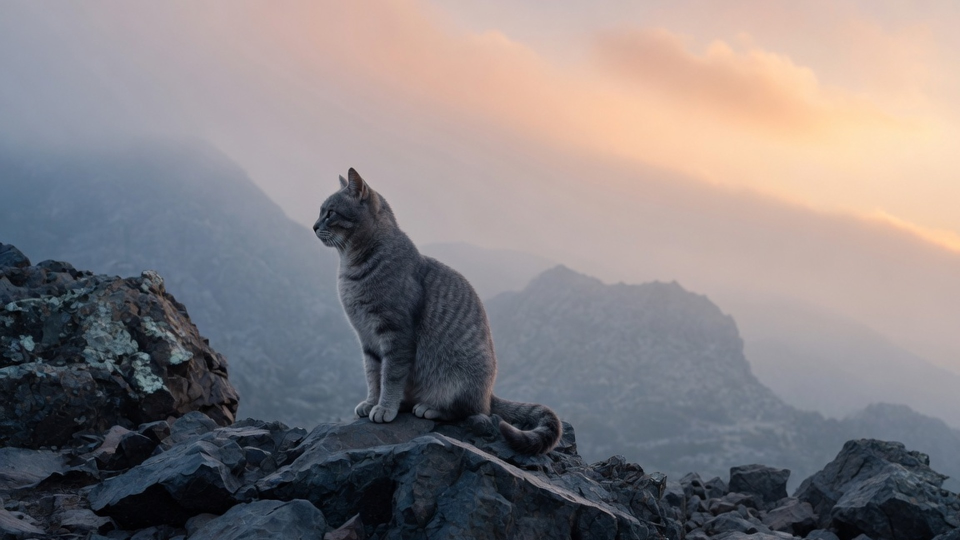
#> input picture archiso/airootfs/usr/share/backgrounds/synapseos/desktop.png, 1920 x 1080 px (shown at 1/2 size)
$ python gen-frost.py
#> lines starting #> are read from the running program, lines starting #| are printed output that depends on the picture
#!/usr/bin/env python3
"""Bake a wallpaper-aligned frost cache from desktop.png.

Live KWin blur is a dual-kawase downsample. Doing that once at build
time gives every translucent window a spatially correct frosted backdrop
with a single texture sample — no virgl dmabuf, no per-frame kawase.
The sharp desktop.png stays the Plasma wallpaper when live blur works.
"""
from __future__ import annotations

from pathlib import Path

from PIL import Image, ImageEnhance, ImageFilter

ROOT = Path(__file__).resolve().parents[1]
SRC = ROOT / "archiso/airootfs/usr/share/backgrounds/synapseos/desktop.png"
DST_FROST = ROOT / "archiso/airootfs/usr/share/backgrounds/synapseos/desktop-frost.jpg"
DST_NOISE = ROOT / "archiso/airootfs/usr/share/synapseos/frost-noise.png"


def bake_frost(src: Path, dst: Path) -> None:
    im = Image.open(src).convert("RGB")
#> im is the input picture: PIL image 1920x1080 RGB; mean R, G, B 134.1, 128.2, 130.1
    # Quarter-res + blur + lanczos up = the cheap dual-kawase look.
    small = im.resize((max(1, im.width // 4), max(1, im.height // 4)), Image.Resampling.BOX)
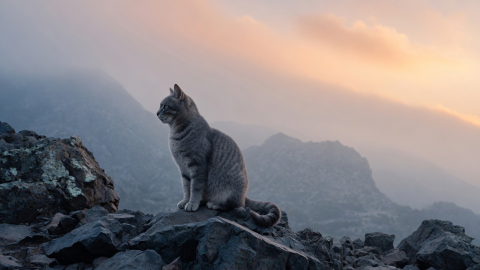
#> small: PIL image 480x270 RGB; mean R, G, B 134.3, 128.4, 130.3
    small = small.filter(ImageFilter.GaussianBlur(radius=7))
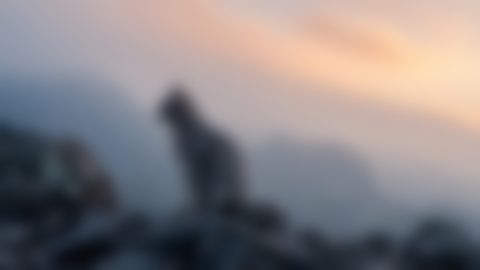
#> small: PIL image 480x270 RGB; mean R, G, B 134.3, 128.5, 130.4
    frost = small.resize(im.size, Image.Resampling.LANCZOS)
    frost = ImageEnhance.Brightness(frost).enhance(1.07)
    frost = ImageEnhance.Contrast(frost).enhance(0.90)
    frost = ImageEnhance.Color(frost).enhance(1.06)
    noise = Image.effect_noise(frost.size, 14).convert("RGB")
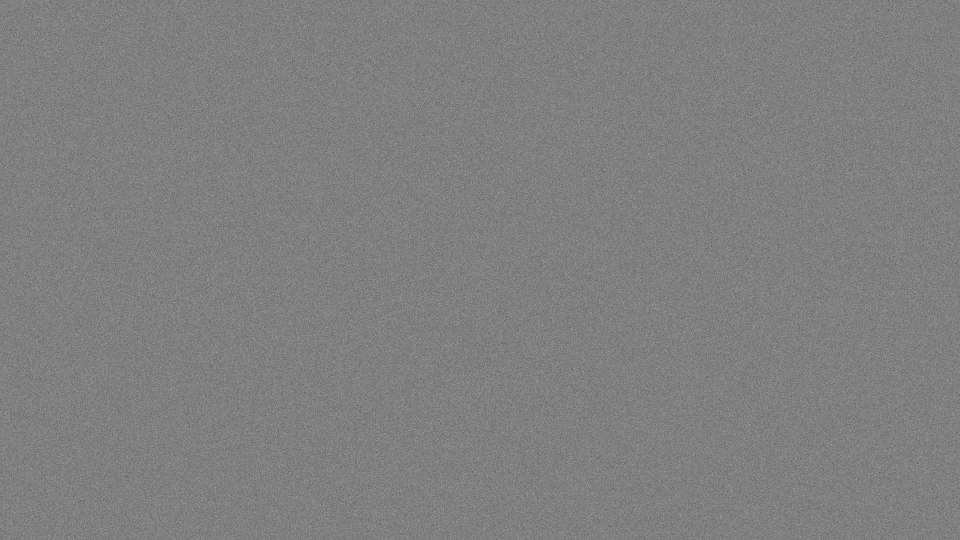
#> noise: PIL image 1920x1080 RGB (shown at 1/2 size); min 53, max 193, mean 127.5
    frost = Image.blend(frost, noise, 0.035)
    dst.parent.mkdir(parents=True, exist_ok=True)
    frost.save(dst, "JPEG", quality=88, optimize=True)


def bake_noise(dst: Path, size: int = 64) -> None:
    # Tileable grain for GTK/Breeze menus when live blur is missing.
#> called with size = 64
    raw = Image.effect_noise((size, size), 28).convert("L")
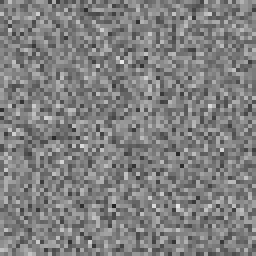
#> raw: PIL image 64x64 L (shown 4 times larger); min 35, max 231, mean 127.8
    alpha = raw.point(lambda p: int(p * 0.18))
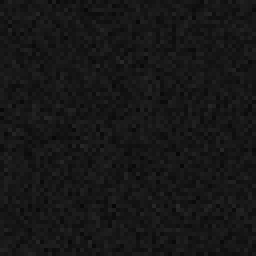
#> alpha: PIL image 64x64 L (shown 4 times larger); min 6, max 41, mean 22.5
    tile = Image.merge("RGBA", (raw, raw, raw, alpha))
    dst.parent.mkdir(parents=True, exist_ok=True)
    tile.save(dst, "PNG", optimize=True, compress_level=9)


def main() -> int:
    if not SRC.is_file():
        raise SystemExit(f"missing wallpaper: {SRC}")
    bake_frost(SRC, DST_FROST)
    bake_noise(DST_NOISE)
    print(f"wrote {DST_FROST.relative_to(ROOT)} ({DST_FROST.stat().st_size} bytes)")
    print(f"wrote {DST_NOISE.relative_to(ROOT)} ({DST_NOISE.stat().st_size} bytes)")
    return 0


if __name__ == "__main__":
    raise SystemExit(main())
#> (the program exits here)
